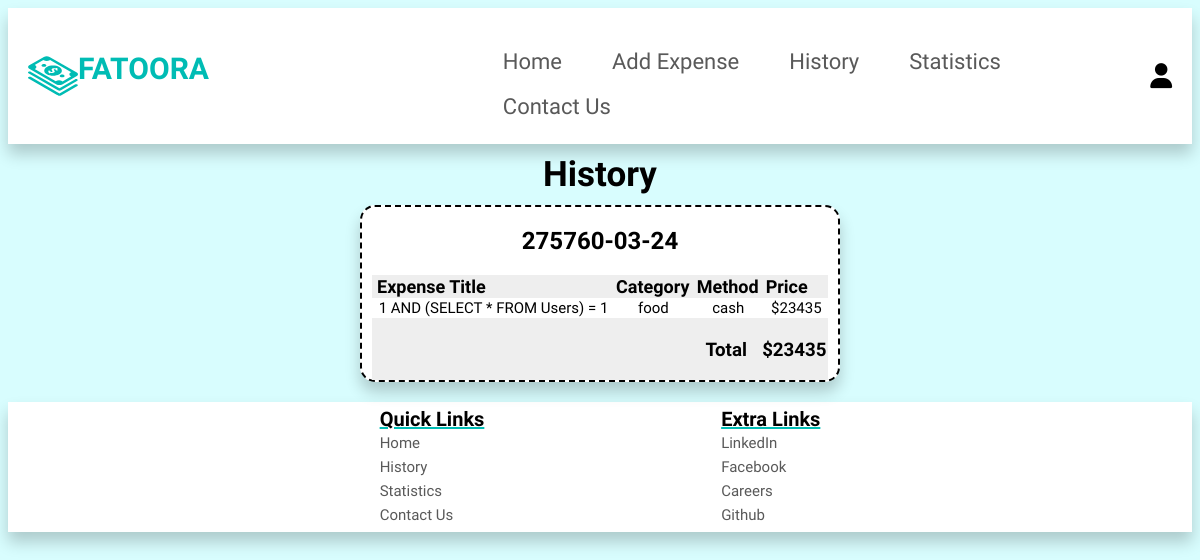
Page /history.php (signed in) on the committed database.
### tables this page shows
CREATE TABLE `expenses` (
  `exID` int(100) NOT NULL,
  `UserID` int(100) NOT NULL,
  `date` varchar(255) NOT NULL,
  `method` varchar(255) NOT NULL,
  `category` varchar(255) NOT NULL,
  `name` varchar(255) NOT NULL,
  `amount` double NOT NULL,
  `note` varchar(255) NOT NULL,
  `image` varchar(255) NOT NULL
);

### history.php (the view, shortened to what this page needs)
<?php
include 'Templates/config.php';
$user_id = $_SESSION['user_id'];
 ?>
<!DOCTYPE html>
<html lang="en" dir="ltr">
  <head>
    <link rel="stylesheet" href="CSS/history_styles.css">
  </head>
  <body>
    <?php include 'Templates/navbar.php'; ?>
    <?php include 'Templates/notification.php'; ?>
    <section class="results">
      <h1>History</h1>
      <div class="container">
        <?php
        $select_user_expenses = mysqli_query($conn, "SELECT DISTINCT `date` FROM `expenses` WHERE UserID = '$user_id'") or die('query failed');
        if(mysqli_num_rows($select_user_expenses) > 0){
           while($date = mysqli_fetch_assoc($select_user_expenses)){
         ?>
        <div class="box">
          <div class="name">
            <h2><?php echo $date['date']; ?></h2>
          </div>
          <table class="table">
            <thead class="tabletitle">
              <th>Expense Title</th>
              <th>Category</th>
              <th>Method</th>
              <th>Price</th>
            </thead>
            <?php
            $expense_date = $date["date"];
            $select_date_expenses = mysqli_query($conn, "SELECT * FROM `expenses` WHERE UserID = '$user_id' AND `date` = '$expense_date' ") or die('query failed');
            $subTotal = 0;
            if(mysqli_num_rows($select_date_expenses) > 0){
               while($expense = mysqli_fetch_assoc($select_date_expenses)){
             ?>
            <tr class="rowitem">
              <td class="itemtext"><?php echo $expense['name']; ?></td>
              <td class="itemtext"><?php echo $expense['category']; ?></td>
              <td class="itemtext"><?php echo $expense['method']; ?></td>
              <td class="itemtext"><?php echo '$'.$expense['amount']; ?></td>
            </tr>
            <?php
            $subTotal += $expense['amount'];
                }
              }
              ?>
            <tr class="tabletitle">
              <td></td>
              <td></td>
              <td><h3>Total</h3></td>
              <td><h3><?php echo '$'.$subTotal; ?></h3></td>
            </tr>
          </table>
        </div>
        <?php
              }
          }else{ ?>
              <p class="empty">No expenses yet!</p>
        <?php
          }
        ?>
      </div>
    </section>
    <?php include 'Templates/footer.php'; ?>
  </body>
</html>

### CSS/history_styles.css (style rules this page uses)
.results h1 { text-align: center; padding: 0; margin-top: 10px; margin-bottom: 0; font-size: 35px; }
.results .container { max-width: 100%; margin:0 auto; display: grid; grid-template-columns: repeat(auto-fit, 30rem); gap:1.5rem; align-items: flex-start; justify-content: center; padding: 10px; margin-bottom: 10px; }
.results .container .box { text-align: center; padding: 0 10px; border:2px dashed black; background-color: white; box-shadow: 0 10px 15px rgba(0,0,0,.2); border-radius: 15px; position: relative; width: 95%; }
.results .container .box .table { width: 100%; border-collapse: collapse; }
.tabletitle { background: #EEE; margin-left: 2%; }
.tabletitle th { font-size: 18px; text-align: left; padding-left: 5px; }
.rowitem { border-bottom: 1px solid #EEE; margin-right: 5%; }
.itemtext { font-size: 15px; padding-left: 5px; }

### CSS/navbar_styles.css (style rules this page uses)
:root { --navItem: #00BCB4; --white: #ffffff; }
body { background-color: #D8FDFE; font-family: "Cairo", sans-serif; }

### rows in the picture
expenses: name "1 AND (SELECT * FROM Users) = 1", category "food", method "cash", amount "23435"

### other values in the picture
$date['date'] "275760-03-24"
$subTotal "23435"
